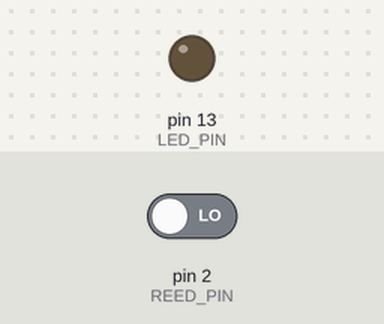
The sketch below on a simulated Arduino Uno, built with avr-gcc and run on an emulated ATmega328P. On the bench: output pins drawn as LEDs (lit = HIGH). Inputs (shaded band) come from the test bench; at power-on: pin 2 (REED_PIN) LOW.

Above: at 1.2 s.
1.3 s: pin 2 (REED_PIN) driven HIGH
At 1.8 s:
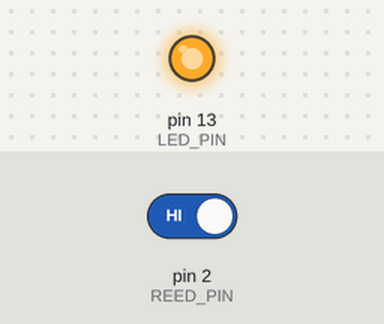
2.8 s: pin 2 (REED_PIN) driven LOW
At 4.1 s:
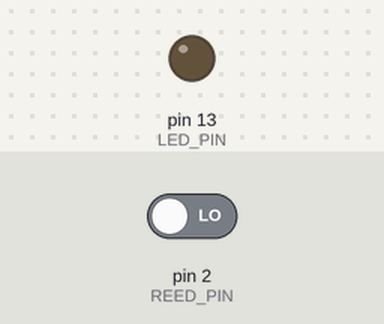
Timing chart, 0 to 5.8 s (numbered marks = the images above; inputs shaded):
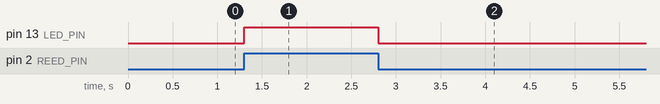

The sketch:

Sensor_Mini_Reed.ino
```cpp
// Incluir la biblioteca de pines de entrada y salida
#include <Arduino.h>

// Definir el pin del mini reed switch y el pin de salida del LED
#define REED_PIN 2
#define LED_PIN 13

void setup() {
  // Configurar el pin del mini reed switch como entrada
  pinMode(REED_PIN, INPUT);

  // Configurar el pin de salida del LED como salida
  pinMode(LED_PIN, OUTPUT);
}

void loop() {
  // Leer el valor del pin del mini reed switch
  int reed = digitalRead(REED_PIN);

  // Si el interruptor está cerrado (imán cerca), encender el LED
  if (reed == HIGH) {
    digitalWrite(LED_PIN, HIGH);
  }
  // De lo contrario, apagar el LED
  else {
    digitalWrite(LED_PIN, LOW);
  }

  // Esperar un momento antes de volver a verificar el estado del interruptor
  delay(100);
}
```

Measured:
- after the input at 1.3 s, pin 13 (LED_PIN): LOW → HIGH at once
- after the input at 2.8 s, pin 13 (LED_PIN): HIGH → LOW at once
